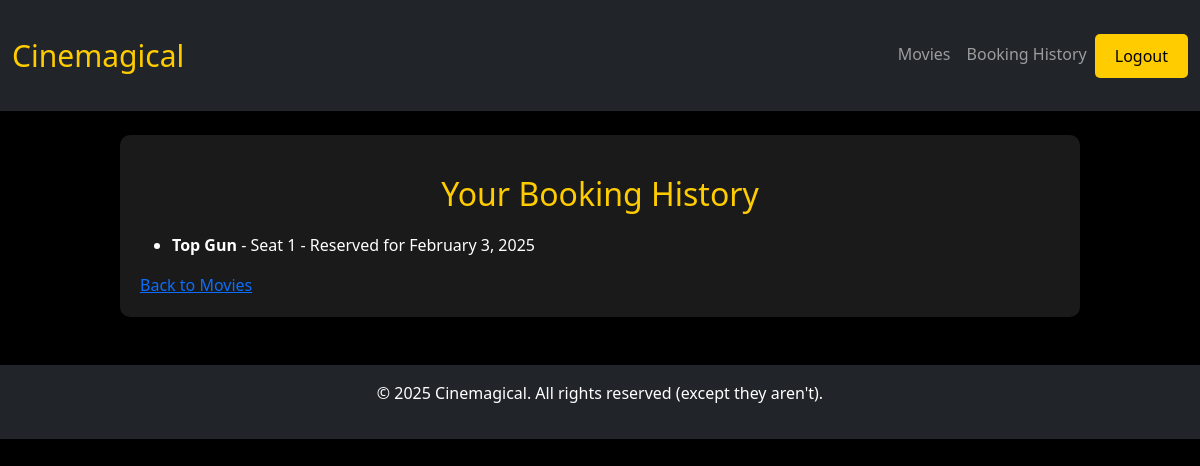
Before: /booking-history/ (signed in) with the older database file.
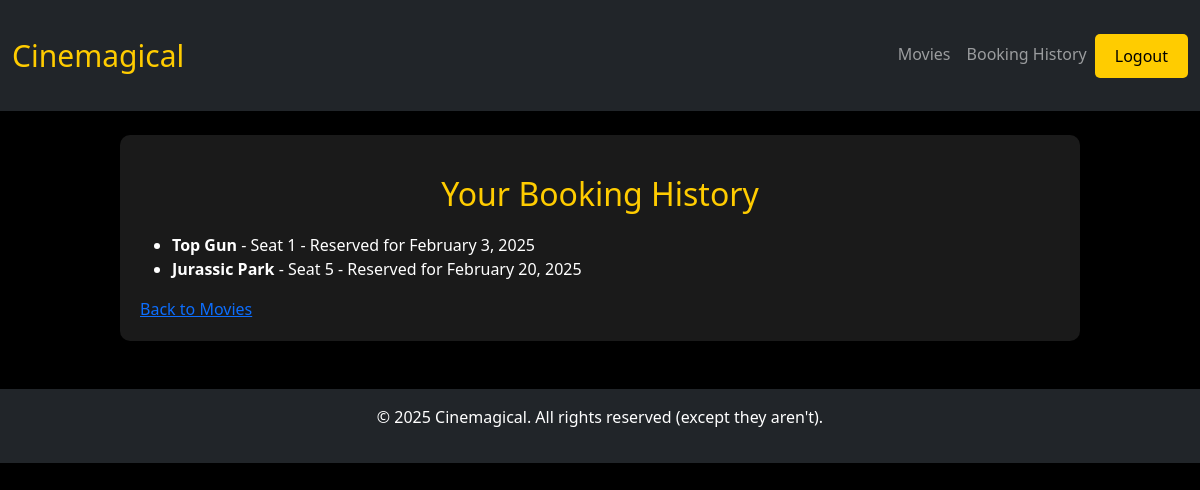
After: the same page with the newer database file.
### bookings/models.py (models this page shows, shortened)
class Bookings(models.Model):
    movie = models.ForeignKey(Movie, on_delete=models.CASCADE)
    seat = models.OneToOneField(Seat, on_delete=models.CASCADE)
    user = models.ForeignKey(User, on_delete=models.CASCADE)
    booking_date = models.DateField(blank=True, null=True)

class Movie(models.Model):
    title = models.CharField(max_length=30)
    description = models.TextField(max_length=500)
    release_date = models.DateField()
    duration = models.IntegerField()

class Seat(models.Model):
    seat_number = models.CharField(max_length=30)
    is_booked = models.BooleanField(default=False)

### bookings/views.py (the view)
# urls.py: path('booking-history/', booking_history, name='booking_history'),
@login_required
def booking_history(request):
    bookings = Bookings.objects.filter(user=request.user)  # Filter by logged-in user
    return render(request, 'booking_history.html', {"bookings": bookings})

### bookings/templates/bookings/booking_history.html
{% extends "base.html" %}
{% block content %}
<h2>Your Booking History</h2>
{% if bookings %}
    <ul>
        {% for booking in bookings %}
            <li>
                <strong>{{ booking.movie.title }}</strong> -
                Seat {{ booking.seat.seat_number }} -
                Reserved for {{ booking.booking_date|date:"F j, Y" }}
            </li>
        {% endfor %}
    </ul>
{% else %}
    <p>No bookings found.</p>
{% endif %}
<a href="{% url 'movies' %}">Back to Movies</a>
{% endblock %}

Changed rows visible on the page:
added Bookings: movie "Jurassic Park", seat.seat_number "5", booking_date "February 20, 2025"
